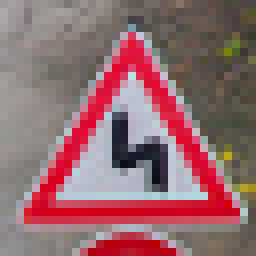
#> input picture new_images/double-curve.jpg, 32 x 32 px (shown 8 times larger)
$ jupyter execute --allow-errors Traffic_Sign_Classifier.ipynb   (shell and % lines are left out)   (older library calls are emulated)
#> lines starting #> are read from the running program, lines starting #| are printed output that depends on the picture
# Self-Driving Car Engineer Nanodegree

## Deep Learning

## Project: Build a Traffic Sign Recognition Classifier

In this notebook, a template is provided for you to implement your functionality in stages, which is required to successfully complete this project. If additional code is required that cannot be included in the notebook, be sure that the Python code is successfully imported and included in your submission if necessary.

> **Note**: Once you have completed all of the code implementations, you need to finalize your work by exporting the iPython Notebook as an HTML document. Before exporting the notebook to html, all of the code cells need to have been run so that reviewers can see the final implementation and output. You can then export the notebook by using the menu above and navigating to  \n",
    "**File -> Download as -> HTML (.html)**. Include the finished document along with this notebook as your submission.

In addition to implementing code, there is a writeup to complete. The writeup should be completed in a separate file, which can be either a markdown file or a pdf document. There is a [write up template](https://github.com/udacity/CarND-Traffic-Sign-Classifier-Project/blob/master/writeup_template.md) that can be used to guide the writing process. Completing the code template and writeup template will cover all of the [rubric points](https://review.udacity.com/#!/rubrics/481/view) for this project.

The [rubric](https://review.udacity.com/#!/rubrics/481/view) contains "Stand Out Suggestions" for enhancing the project beyond the minimum requirements. The stand out suggestions are optional. If you decide to pursue the "stand out suggestions", you can include the code in this Ipython notebook and also discuss the results in the writeup file.

>**Note:** Code and Markdown cells can be executed using the **Shift + Enter** keyboard shortcut. In addition, Markdown cells can be edited by typically double-clicking the cell to enter edit mode.

---
## Step 0: Load The Data

[cell 1]
# Load pickled data
import pickle

training_file = 'data/train.p'
validation_file = 'data/valid.p'
testing_file = 'data/test.p'

#> (the rest of this cell did not finish here and is left out)

#> (a cell that did not finish here is left out)

---

## Step 1: Dataset Summary & Exploration

The pickled data is a dictionary with 4 key/value pairs:

- `'features'` is a 4D array containing raw pixel data of the traffic sign images, (num examples, width, height, channels).
- `'labels'` is a 1D array containing the label/class id of the traffic sign. The file `signnames.csv` contains id -> name mappings for each id.
- `'sizes'` is a list containing tuples, (width, height) representing the original width and height the image.
- `'coords'` is a list containing tuples, (x1, y1, x2, y2) representing coordinates of a bounding box around the sign in the image. **THESE COORDINATES ASSUME THE ORIGINAL IMAGE. THE PICKLED DATA CONTAINS RESIZED VERSIONS (32 by 32) OF THESE IMAGES**

Complete the basic data summary below. Use python, numpy and/or pandas methods to calculate the data summary rather than hard coding the results. For example, the [pandas shape method](http://pandas.pydata.org/pandas-docs/stable/generated/pandas.DataFrame.shape.html) might be useful for calculating some of the summary results.

### Provide a Basic Summary of the Data Set Using Python, Numpy and/or Pandas

[cell 3]
import numpy as np

#> (a cell that did not finish here is left out)

### Include an exploratory visualization of the dataset

Visualize the German Traffic Signs Dataset using the pickled file(s). This is open ended, suggestions include: plotting traffic sign images, plotting the count of each sign, etc.

The [Matplotlib](http://matplotlib.org/) [examples](http://matplotlib.org/examples/index.html) and [gallery](http://matplotlib.org/gallery.html) pages are a great resource for doing visualizations in Python.

**NOTE:** It's recommended you start with something simple first. If you wish to do more, come back to it after you've completed the rest of the sections.

### Example Image

[cell 5]
import matplotlib.pyplot as plt
# Visualizations will be shown in the notebook.
example_num = 1000
#> (the rest of this cell did not finish here and is left out)

## What's the distribution?

[cell 6]
# [5 lines left out: function histoplot, not called in this run]

#> (the rest of this cell did not finish here and is left out)

----

## Step 2: Design and Test a Model Architecture

Design and implement a deep learning model that learns to recognize traffic signs. Train and test your model on the [German Traffic Sign Dataset](http://benchmark.ini.rub.de/?section=gtsrb&subsection=dataset).

The LeNet-5 implementation shown in the [classroom](https://classroom.udacity.com/nanodegrees/nd013/parts/fbf77062-5703-404e-b60c-95b78b2f3f9e/modules/6df7ae49-c61c-4bb2-a23e-6527e69209ec/lessons/601ae704-1035-4287-8b11-e2c2716217ad/concepts/d4aca031-508f-4e0b-b493-e7b706120f81) at the end of the CNN lesson is a solid starting point. You'll have to change the number of classes and possibly the preprocessing, but aside from that it's plug and play!

With the LeNet-5 solution from the lecture, you should expect a validation set accuracy of about 0.89. To meet specifications, the validation set accuracy will need to be at least 0.93. It is possible to get an even higher accuracy, but 0.93 is the minimum for a successful project submission.

There are various aspects to consider when thinking about this problem:

- Neural network architecture (is the network over or underfitting?)
- Play around preprocessing techniques (normalization, rgb to grayscale, etc)
- Number of examples per label (some have more than others).
- Generate fake data.

Here is an example of a [published baseline model on this problem](http://yann.lecun.com/exdb/publis/pdf/sermanet-ijcnn-11.pdf). It's not required to be familiar with the approach used in the paper but, it's good practice to try to read papers like these.

### Pre-process the Data Set (normalization, grayscale, etc.)

Use the code cell (or multiple code cells, if necessary) to implement the first step of your project.

[cell 7]
import cv2

[cell 8]
# [33 lines left out: functions proc_images, normalize, contrast, not called in this run]


# Show an example output after processing
sample = 800

plt.figure()
#> (the rest of this cell did not finish here and is left out)

### Model Architecture

[cell 9]
from tensorflow.contrib.layers import flatten
import tensorflow as tf

[cell 10]
# [44 lines left out: function Architecture, not called in this run]

### Train, Validate and Test the Model

A validation set can be used to assess how well the model is performing. A low accuracy on the training and validation
sets imply underfitting. A high accuracy on the training set but low accuracy on the validation set implies overfitting.

[cell 11]
from sklearn.utils import shuffle

#> (the rest of this cell did not finish here and is left out)

### Params

[cell 12]
# These are good defaults.  Most accuracy is generated after ~ 10 epochs though going up to 20 can squeeze another 1-2% out.
BATCH_SIZE = 128
EPOCHS = 10

#> (a cell that did not finish here is left out)

### Training

[cell 14]
rate = 0.001

# The LeNet architecture
#logits = Architecture(x, n_classes, conv_layers=[(28,28,6), (10,10,16)], deep_layers=[120,84,n_classes])

# Try a deeper network.
# TODO: Generally, An increase in channels in each convolutional layer as opposed to LeNet appears to yield better
# validation accuracy.  Note that this architecture isn't heavily optimized.  An interesting follow up would be, say,
# genetic algorithms (or some "metaheuristic") to search the space of architectures to optimize validation accuracy.
#> (the rest of this cell did not finish here and is left out)

### Accuracy Evaluation

#> (a cell that did not finish here is left out)

### Training

#> (a cell that did not finish here is left out)

## Test Set Performance

#> (a cell that did not finish here is left out)

---

## Step 3: Test a Model on New Images

To give yourself more insight into how your model is working, download at least five pictures of German traffic signs from the web and use your model to predict the traffic sign type.

You may find `signnames.csv` useful as it contains mappings from the class id (integer) to the actual sign name.

### Load and Output the Images

[cell 18]
import matplotlib.image as mpimg

def showimg(path):
#> called with path = 'new_images/double-curve.jpg'
    plt.figure()
    double_curve = mpimg.imread(path)
#> double_curve is the input picture: shape (32, 32, 3); mean R, G, B 147.3, 106, 110.3
    plt.imshow(double_curve)

new_image_paths = [
    'new_images/double-curve.jpg',
    'new_images/roadwork.jpg',
    'new_images/slippery-road.jpg',
    'new_images/no-passing.jpg',
    'new_images/pedestrian-crossing.jpg'
]

# corresponding labels for above signs from signnames.csv.
new_images_labels = [21, 25, 23, 9, 27]

for img in new_image_paths:
    showimg(img)
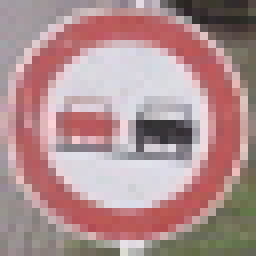
#> shown: shape (32, 32, 3) (shown 8 times larger); mean R, G, B 175.1, 143.1, 144.3
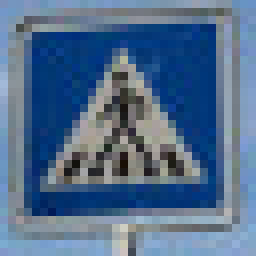
#> shown: shape (32, 32, 3) (shown 8 times larger); mean R, G, B 82.2, 109.2, 140.7
